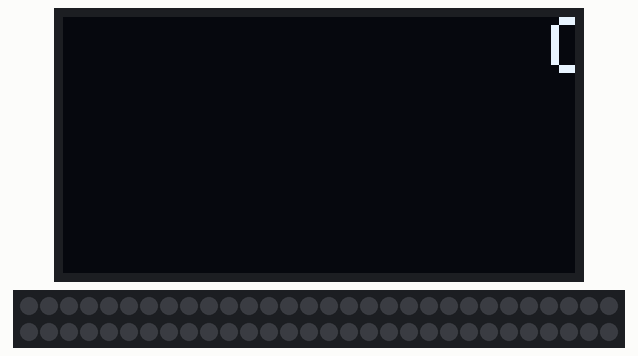
Bench run of a sketch on a simulated Arduino Uno, built with avr-gcc and run on an emulated ATmega328P. On the bench: 128×64 one-colour display, 60 RGB LEDs in strip order, left to right, continuing on the next row. Dim RGB values are drawn brighter than linear; the display library's start-up logo is not drawn.

Above: at 2.37 s.
At 7.67 s:
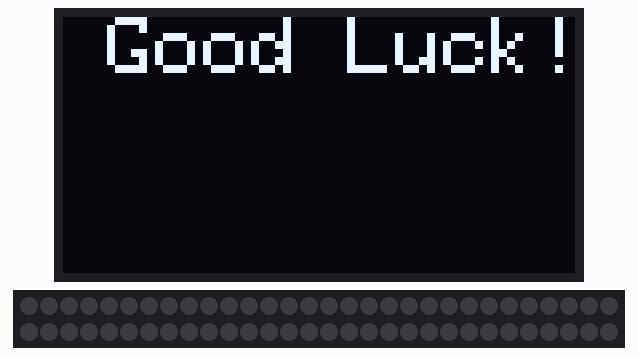
At 12.86 s:
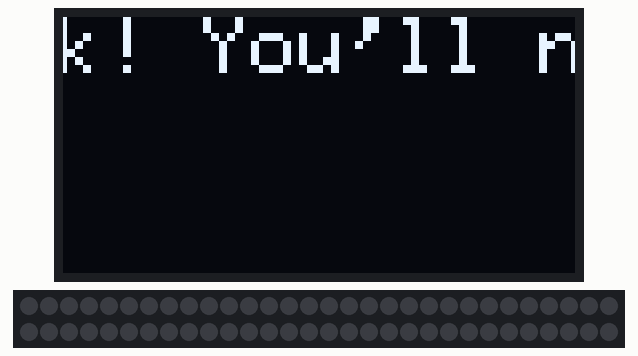
At 23.39 s:
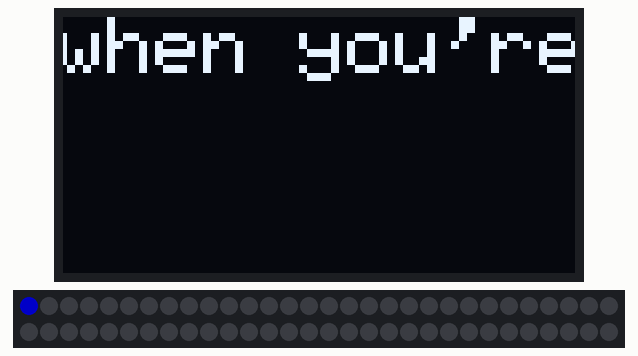
At 31.64 s:
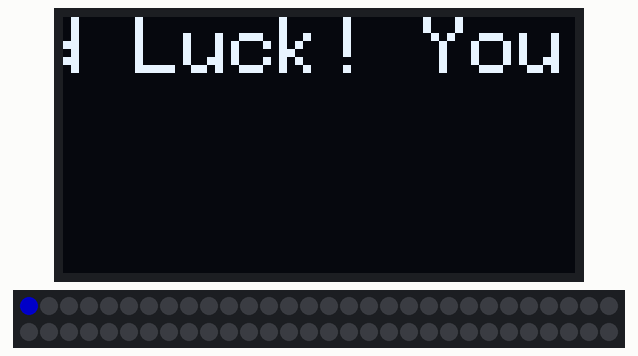
At 39.87 s:
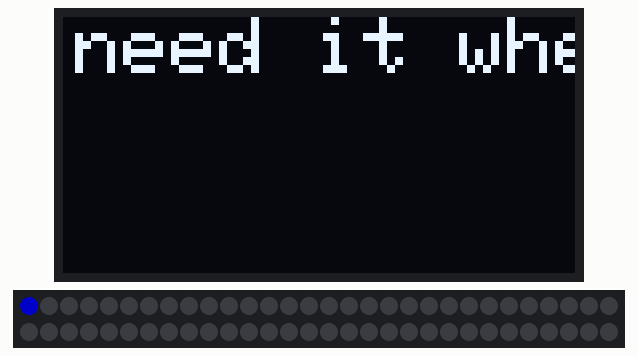

The sketch:

Combined.ino
```cpp
#include <SPI.h>
#include <Wire.h>
#include <Adafruit_GFX.h>
#include <Adafruit_SSD1306.h>
#include <FastLED.h>

#define SCREEN_WIDTH 128 // OLED display width, in pixels
#define SCREEN_HEIGHT 64 // OLED display height, in pixels
#define OLED_RESET     -1 // Reset pin # (or -1 if sharing Arduino reset pin)
#define SCREEN_ADDRESS 0x3C ///< See datasheet for Address; 0x3D for 128x64, 0x3C for 128x32

Adafruit_SSD1306 display(SCREEN_WIDTH, SCREEN_HEIGHT, &Wire, OLED_RESET);

#define LED_PIN 6
#define NUM_LEDS 60

CRGB leds[NUM_LEDS];

void scrollText(const String& message) {
    int textWidth = message.length() * (8.5); // Calculate the width of the text in pixels, including space between characters
    int xPos = SCREEN_WIDTH; // Starting position of the text off the screen

    while (xPos > -textWidth) {
        display.clearDisplay(); // Clear the display buffer
        display.setCursor(xPos, 0); // Set the cursor position
        display.println(message); // Print the message
        display.display(); // Update the display

        xPos--; // Move the text to the left
        delay(20); // Add a small delay to control the scrolling speed
    }
}

void setup() {
    // Initialize the OLED display
    Serial.begin(9600);
    if(!display.begin(SSD1306_SWITCHCAPVCC, SCREEN_ADDRESS)) {
        Serial.println(F("SSD1306 allocation failed"));
        for(;;); // Don't proceed, loop forever
    }
    display.display();
    delay(2000);
    display.clearDisplay();
    display.setTextWrap(false);
    display.setTextSize(2);
    display.setTextColor(SSD1306_WHITE);
    display.setCursor(0, 0);

    // Initialize the LED strip
    FastLED.addLeds<WS2812B, LED_PIN, GRB>(leds, NUM_LEDS);
    FastLED.setBrightness(100);

    // Start the scrolling text

}

void loop() {
    scrollText("Good Luck! You'll need it when you're");
    static uint8_t snakeSize = 5;
    static uint8_t snakeSpeed = 5;
    static int headPos = 0;

    // Move the snake by shifting LEDs
    for (int i = NUM_LEDS - 1; i > 0; i--) {
        leds[i] = leds[i - 1];
    }

    // Set the color of the head of the snake
    leds[headPos] = CRGB::Blue;

    // Clear the tail of the snake
    int tailPos = headPos - snakeSize;
    if (tailPos < 0) {
        tailPos += NUM_LEDS;
    }
    leds[tailPos] = CRGB::Black;

    // Update head position
    headPos++;
    if (headPos >= NUM_LEDS) {
        headPos = 0;
    }

    FastLED.show();
    FastLED.delay(1000 / snakeSpeed);
}
```
